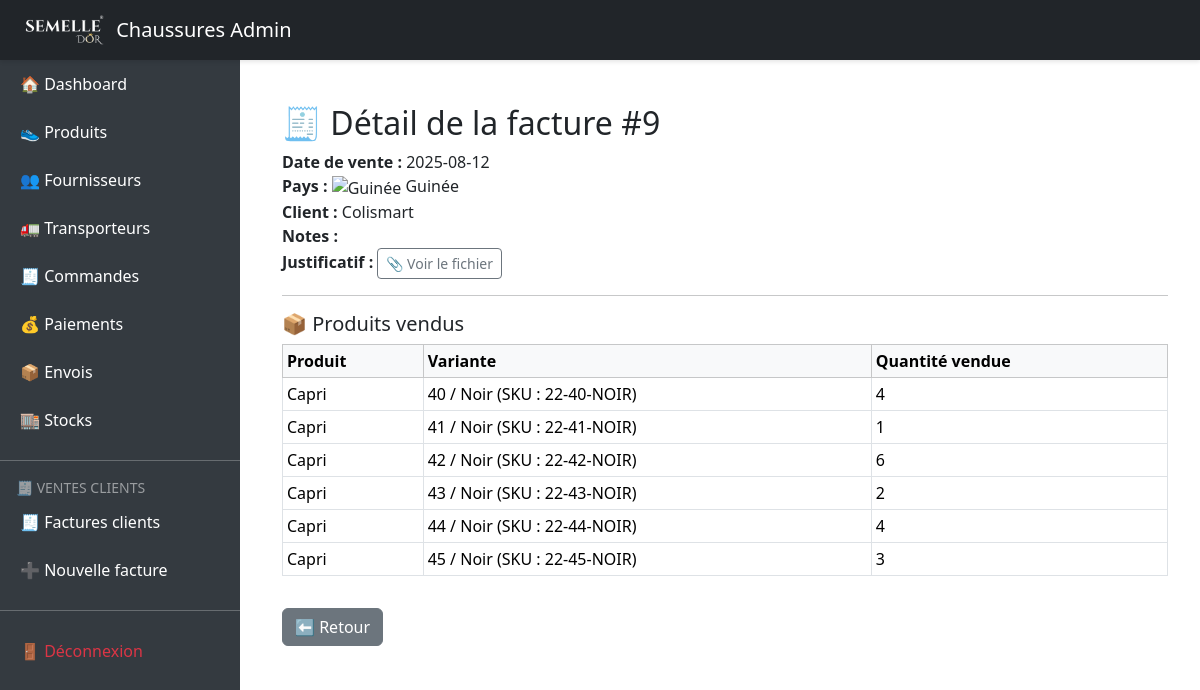
The page /index.php?route=client_sales/show/9 (signed in) on the database its author committed.
### tables this page shows
CREATE TABLE `client_sales` (
  `id` int(11) NOT NULL,
  `sale_date` date NOT NULL,
  `country_id` int(11) NOT NULL,
  `customer_name` varchar(100) DEFAULT NULL,
  `notes` text DEFAULT NULL,
  `created_at` datetime DEFAULT current_timestamp(),
  `proof_file` varchar(255) DEFAULT NULL
);

CREATE TABLE `countries` (
  `id` int(11) NOT NULL,
  `name` varchar(100) NOT NULL,
  `flag` varchar(10) DEFAULT '',
  `code` varchar(10) DEFAULT ''
);

CREATE TABLE `client_sale_items` (
  `id` int(11) NOT NULL,
  `sale_id` int(11) NOT NULL,
  `variant_id` int(11) NOT NULL,
  `quantity_sold` int(11) NOT NULL
);

CREATE TABLE `products` (
  `id` int(11) NOT NULL,
  `name` varchar(100) DEFAULT NULL,
  `description` text DEFAULT NULL,
  `category` varchar(100) DEFAULT NULL,
  `image_path` varchar(255) DEFAULT NULL
);

CREATE TABLE `variants` (
  `id` int(11) NOT NULL,
  `product_id` int(11) DEFAULT NULL,
  `size` varchar(10) DEFAULT NULL,
  `color` varchar(50) DEFAULT NULL,
  `sku` varchar(100) DEFAULT NULL
);

### controllers/ClientSaleController.php (called while the page is built, shortened)
<?php
require_once 'models/ClientSale.php';
require_once 'models/ClientSaleItem.php';
function showClientSale($id)
{
    $sale = ClientSale::findWithCountry($id);
    $items = ClientSaleItem::getItemsWithDetails($id);
    include 'views/client_sales/show.php';
}

### index.php (called while the page is built, shortened)
<?php
require 'routes.php';

### models/ClientSale.php (called while the page is built, shortened)
<?php
class ClientSale
{
    public static function findWithCountry($id)
    {
        global $pdo;
        $stmt = $pdo->prepare("
	        SELECT cs.*, c.name AS country_name, c.flag
	        FROM client_sales cs
	        JOIN countries c ON cs.country_id = c.id
	        WHERE cs.id = ?
	    ");
        $stmt->execute([$id]);
        return $stmt->fetch(PDO::FETCH_ASSOC);
    }
}

### models/ClientSaleItem.php (called while the page is built, shortened)
<?php
class ClientSaleItem
{
    public static function getItemsWithDetails($saleId)
    {
        global $pdo;
        $stmt = $pdo->prepare("
	        SELECT csi.*, v.size, v.color, v.sku, p.name AS product_name
	        FROM client_sale_items csi
	        JOIN variants v ON csi.variant_id = v.id
	        JOIN products p ON v.product_id = p.id
	        WHERE csi.sale_id = ?
	    ");
        $stmt->execute([$saleId]);
        return $stmt->fetchAll(PDO::FETCH_ASSOC);
    }
}

### views/client_sales/show.php (the view)
<?php include 'views/layout/header.php'; ?>
<div class="container mt-4">
    <h2>🧾 Détail de la facture #<?= $sale['id'] ?></h2>
    <div class="mb-3">
        <strong>Date de vente :</strong> <?= $sale['sale_date'] ?><br>
        <strong>Pays :</strong>
        <?php if ($sale['flag']): ?>
            <img src="uploads/flags/<?= $sale['flag'] ?>" alt="<?= $sale['country_name'] ?>" style="height: 16px;">
        <?php endif; ?>
        <?= htmlspecialchars($sale['country_name']) ?><br>
        <strong>Client :</strong> <?= htmlspecialchars($sale['customer_name']) ?><br>
        <strong>Notes :</strong> <?= nl2br(htmlspecialchars($sale['notes'])) ?><br>
        <strong>Justificatif :</strong>
        <?php if ($sale['proof_file']): ?>
            <a href="<?= $sale['proof_file'] ?>" target="_blank" class="btn btn-outline-secondary btn-sm">📎 Voir le fichier</a>
        <?php else: ?>
            <span class="text-muted">Aucun</span>
        <?php endif; ?>
    </div>
    <hr>
    <h5>📦 Produits vendus</h5>
    <?php if (empty($items)): ?>
        <div class="alert alert-warning">Aucune ligne de vente pour cette facture.</div>
    <?php else: ?>
        <table class="table table-bordered table-sm align-middle">
            <thead class="table-light">
                <tr>
                    <th>Produit</th>
                    <th>Variante</th>
                    <th>Quantité vendue</th>
                </tr>
            </thead>
            <tbody>
                <?php foreach ($items as $item): ?>
                    <tr>
                        <td><?= htmlspecialchars($item['product_name']) ?></td>
                        <td><?= htmlspecialchars($item['size'] . ' / ' . $item['color']) ?> (SKU : <?= $item['sku'] ?>)</td>
                        <td><?= $item['quantity_sold'] ?></td>
                    </tr>
                <?php endforeach; ?>
            </tbody>
        </table>
    <?php endif; ?>
    <a href="?route=client_sales" class="btn btn-secondary mt-3">⬅️ Retour</a>
</div>
<?php include 'views/layout/footer.php'; ?>

### views/layout/header.php (style rules this page uses)
body { min-height: 100vh; display: flex; }

### rows shown on the page
client_sales: id "9", sale_date "2025-08-12", country.name "Guinée", customer_name "Colismart"
client_sale_items: products.name "Capri", variant.color "40 / Noir", variant.sku "22-40-NOIR", quantity_sold "4"
client_sale_items: products.name "Capri", variant.color "41 / Noir", variant.sku "22-41-NOIR", quantity_sold "1"
client_sale_items: products.name "Capri", variant.color "42 / Noir", variant.sku "22-42-NOIR", quantity_sold "6"
client_sale_items: products.name "Capri", variant.color "43 / Noir", variant.sku "22-43-NOIR", quantity_sold "2"
client_sale_items: products.name "Capri", variant.color "44 / Noir", variant.sku "22-44-NOIR", quantity_sold "4"
client_sale_items: products.name "Capri", variant.color "45 / Noir", variant.sku "22-45-NOIR", quantity_sold "3"
